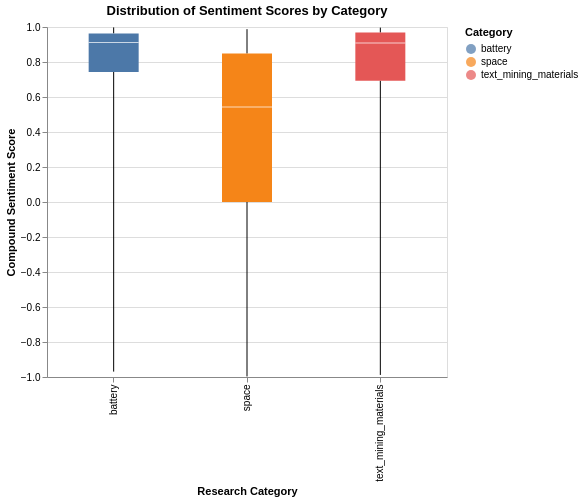

The cell this chart's notebook holds for it:
### Markdown cell above
Battery and text mining materials papers score significantly higher in sentiment (0.751 and 0.724, respectively) compared to space papers (0.351). Battery researchers frequently use confident, achievement-oriented language to report performance improvements, while space engineering papers adopt a more cautious, risk-aware tone — regularly discussing system anomalies, radiation hazards, and orbital debris. This reveals meaningful rhetorical differences between scientific communities beyond just topical differences, and is consistent with Tshitoyan et al.'s observation that scientific abstracts tend to emphasize positive relationships.

### Code cell
# --- Chart: Box Plot of Compound Scores by Category ---
# Box plots show the full distribution, not just the mean

chart_box = alt.Chart(sentiment_df).mark_boxplot(extent='min-max', size=50).encode(
    x=alt.X('category:N', title='Research Category'),
    y=alt.Y('compound:Q', title='Compound Sentiment Score'),
    color=alt.Color('category:N', legend=alt.Legend(title='Category')),
    tooltip=['category', 'compound']
).properties(
    title='Distribution of Sentiment Scores by Category',
    width=400,
    height=350
)

chart_box

### Figure 1 — Vega specification as saved in the notebook (floating-point values rounded to 4 significant figures)
{"$schema": "https://vega.github.io/schema/vega/v5.json", "data": [{"name": "source_0"}, {"name": "data_0", "values": [{"category": "space", "lower_box_compound": 0.0, "lower_whisker_compound": -0.9969, "mid_box_compound": 0.5423, "upper_box_compound": 0.8481, "upper_whisker_compound": 0.9876}, {"category": "text_mining_materials", "lower_box_compound": 0.6935, "lower_whisker_compound": -0.9883, "mid_box_compound": 0.9081, "upper_box_compound": 0.9682, "upper_whisker_compound": 0.9965}, {"category": "battery", "lower_box_compound": 0.743, "lower_whisker_compound": -0.9692, "mid_box_compound": 0.9118, "upper_box_compound": 0.9634, "upper_whisker_compound": 0.9976}]}, {"name": "data_1", "values": [{"category": "space", "lower_box_compound": 0.0, "lower_whisker_compound": -0.9969, "mid_box_compound": 0.5423, "upper_box_compound": 0.8481, "upper_whisker_compound": 0.9876}, {"category": "text_mining_materials", "lower_box_compound": 0.6935, "lower_whisker_compound": -0.9883, "mid_box_compound": 0.9081, "upper_box_compound": 0.9682, "upper_whisker_compound": 0.9965}, {"category": "battery", "lower_box_compound": 0.743, "lower_whisker_compound": -0.9692, "mid_box_compound": 0.9118, "upper_box_compound": 0.9634, "upper_whisker_compound": 0.9976}]}, {"name": "data_2", "values": [{"category": "space", "lower_box_compound": 0.0, "lower_whisker_compound": -0.9969, "mid_box_compound": 0.5423, "upper_box_compound": 0.8481, "upper_whisker_compound": 0.9876}, {"category": "text_mining_materials", "lower_box_compound": 0.6935, "lower_whisker_compound": -0.9883, "mid_box_compound": 0.9081, "upper_box_compound": 0.9682, "upper_whisker_compound": 0.9965}, {"category": "battery", "lower_box_compound": 0.743, "lower_whisker_compound": -0.9692, "mid_box_compound": 0.9118, "upper_box_compound": 0.9634, "upper_whisker_compound": 0.9976}]}, {"name": "data_3", "values": [{"category": "space", "lower_box_compound": 0.0, "lower_whisker_compound": -0.9969, "mid_box_compound": 0.5423, "upper_box_compound": 0.8481, "upper_whisker_compound": 0.9876}, {"category": "text_mining_materials", "lower_box_compound": 0.6935, "lower_whisker_compound": -0.9883, "mid_box_compound": 0.9081, "upper_box_compound": 0.9682, "upper_whisker_compound": 0.9965}, {"category": "battery", "lower_box_compound": 0.743, "lower_whisker_compound": -0.9692, "mid_box_compound": 0.9118, "upper_box_compound": 0.9634, "upper_whisker_compound": 0.9976}]}, {"name": "data_0_x_domain_category_0", "values": [{"category": "space"}, {"category": "text_mining_materials"}, {"category": "battery"}]}, {"name": "data_1_x_domain_category_1", "values": [{"category": "space"}, {"category": "text_mining_materials"}, {"category": "battery"}]}, {"name": "data_2_x_domain_category_2", "values": [{"category": "space"}, {"category": "text_mining_materials"}, {"category": "battery"}]}, {"name": "data_3_x_domain_category_3", "values": [{"category": "space"}, {"category": "text_mining_materials"}, {"category": "battery"}]}, {"name": "data_2_color_domain_category_0", "values": [{"category": "space"}, {"category": "text_mining_materials"}, {"category": "battery"}]}, {"name": "data_3_color_domain_category_1", "values": [{"category": "space"}, {"category": "text_mining_materials"}, {"category": "battery"}]}], "marks": [{"type": "rule", "name": "layer_0_marks", "from": {"data": "data_0"}, "encode": {"update": {"stroke": {"value": "black"}, "tooltip": {"signal": "{\"Max of Compound Sentiment Score\": format(datum[\"upper_whisker_compound\"], \"\"), \"Q3 of Compound Sentiment Score\": format(datum[\"upper_box_compound\"], \"\"), \"Median of Compound Sentiment Score\": format(datum[\"mid_box_compound\"], \"\"), \"Q1 of Compound Sentiment Score\": format(datum[\"lower_box_compound\"], \"\"), \"Min of Compound Sentiment Score\": format(datum[\"lower_whisker_compound\"], \"\"), \"category\": isValid(datum[\"category\"]) ? datum[\"category\"] : \"\"+datum[\"category\"], \"Research Category\": isValid(datum[\"category\"]) ? datum[\"category\"] : \"\"+datum[\"category\"]}"}, "y": {"field": "lower_whisker_compound", "scale": "y"}, "x": {"field": "category", "scale": "x", "band": 0.5}, "y2": {"field": "lower_box_compound", "scale": "y"}}}, "style": ["rule", "boxplot-rule"], "aria": false}, {"type": "rule", "name": "layer_1_marks", "from": {"data": "data_1"}, "encode": {"update": {"y": {"field": "upper_box_compound", "scale": "y"}, "y2": {"field": "upper_whisker_compound", "scale": "y"}, "stroke": {"value": "black"}, "tooltip": {"signal": "{\"Max of Compound Sentiment Score\": format(datum[\"upper_whisker_compound\"], \"\"), \"Q3 of Compound Sentiment Score\": format(datum[\"upper_box_compound\"], \"\"), \"Median of Compound Sentiment Score\": format(datum[\"mid_box_compound\"], \"\"), \"Q1 of Compound Sentiment Score\": format(datum[\"lower_box_compound\"], \"\"), \"Min of Compound Sentiment Score\": format(datum[\"lower_whisker_compound\"], \"\"), \"category\": isValid(datum[\"category\"]) ? datum[\"category\"] : \"\"+datum[\"category\"], \"Research Category\": isValid(datum[\"category\"]) ? datum[\"category\"] : \"\"+datum[\"category\"]}"}, "x": {"field": "category", "scale": "x", "band": 0.5}}}, "aria": false, "style": ["rule", "boxplot-rule"]}, {"type": "rect", "name": "layer_2_marks", "from": {"data": "data_2"}, "encode": {"update": {"y": {"field": "lower_box_compound", "scale": "y"}, "tooltip": {"signal": "{\"Max of Compound Sentiment Score\": format(datum[\"upper_whisker_compound\"], \"\"), \"Q3 of Compound Sentiment Score\": format(datum[\"upper_box_compound\"], \"\"), \"Median of Compound Sentiment Score\": format(datum[\"mid_box_compound\"], \"\"), \"Q1 of Compound Sentiment Score\": format(datum[\"lower_box_compound\"], \"\"), \"Min of Compound Sentiment Score\": format(datum[\"lower_whisker_compound\"], \"\"), \"category\": isValid(datum[\"category\"]) ? datum[\"category\"] : \"\"+datum[\"category\"], \"Research Category\": isValid(datum[\"category\"]) ? datum[\"category\"] : \"\"+datum[\"category\"]}"}, "fill": {"field": "category", "scale": "color"}, "xc": {"field": "category", "scale": "x", "band": 0.5}, "y2": {"field": "upper_box_compound", "scale": "y"}, "width": {"value": 50}}}, "style": ["bar", "boxplot-box"]}, {"type": "rect", "name": "layer_3_marks", "from": {"data": "data_3"}, "encode": {"update": {"xc": {"field": "category", "scale": "x", "band": 0.5}, "width": {"value": 50}, "tooltip": {"signal": "{\"Max of Compound Sentiment Score\": format(datum[\"upper_whisker_compound\"], \"\"), \"Q3 of Compound Sentiment Score\": format(datum[\"upper_box_compound\"], \"\"), \"Median of Compound Sentiment Score\": format(datum[\"mid_box_compound\"], \"\"), \"Q1 of Compound Sentiment Score\": format(datum[\"lower_box_compound\"], \"\"), \"Min of Compound Sentiment Score\": format(datum[\"lower_whisker_compound\"], \"\"), \"category\": isValid(datum[\"category\"]) ? datum[\"category\"] : \"\"+datum[\"category\"], \"Research Category\": isValid(datum[\"category\"]) ? datum[\"category\"] : \"\"+datum[\"category\"]}"}, "opacity": {"value": 0.7}, "yc": {"field": "mid_box_compound", "scale": "y"}, "height": {"value": 1}, "fill": [{"field": "category", "scale": "color", "test": "datum['lower_box_compound'] >= datum['upper_box_compound']"}, {"value": "white"}]}}, "aria": false, "style": ["tick", "boxplot-median"]}], "scales": [{"name": "x", "type": "band", "domain": {"fields": [{"data": "data_0_x_domain_category_0", "field": "category"}, {"data": "data_1_x_domain_category_1", "field": "category"}, {"data": "data_2_x_domain_category_2", "field": "category"}, {"data": "data_3_x_domain_category_3", "field": "category"}], "sort": true}, "range": [0, {"signal": "width"}], "paddingInner": 0, "paddingOuter": 0}, {"name": "y", "type": "linear", "domain": {"fields": [{"data": "data_0", "field": "lower_whisker_compound"}, {"data": "data_0", "field": "lower_box_compound"}, {"data": "data_1", "field": "upper_box_compound"}, {"data": "data_1", "field": "upper_whisker_compound"}, {"data": "data_2", "field": "lower_box_compound"}, {"data": "data_2", "field": "upper_box_compound"}, {"data": "data_3", "field": "mid_box_compound"}]}, "range": [{"signal": "height"}, 0], "nice": true, "zero": true}, {"name": "color", "type": "ordinal", "domain": {"fields": [{"data": "data_2_color_domain_category_0", "field": "category"}, {"data": "data_3_color_domain_category_1", "field": "category"}], "sort": true}, "range": "category"}], "axes": [{"scale": "y", "maxExtent": 0, "ticks": false, "zindex": 0, "gridScale": "x", "tickCount": {"signal": "ceil(height/40)"}, "orient": "left", "labels": false, "aria": false, "minExtent": 0, "grid": true, "domain": false}, {"scale": "x", "labelAlign": "right", "labelBaseline": "middle", "zindex": 0, "labelAngle": 270, "title": "Research Category", "orient": "bottom", "grid": false}, {"scale": "y", "grid": false, "orient": "left", "title": "Compound Sentiment Score", "labelOverlap": true, "zindex": 0, "tickCount": {"signal": "ceil(height/40)"}}], "title": {"text": "Distribution of Sentiment Scores by Category", "frame": "group"}, "style": "cell", "legends": [{"title": "Category", "fill": "color", "symbolType": "circle", "encode": {"symbols": {"update": {"opacity": {"value": 0.7}}}}}], "width": 400, "padding": 5, "background": "white", "height": 350}
